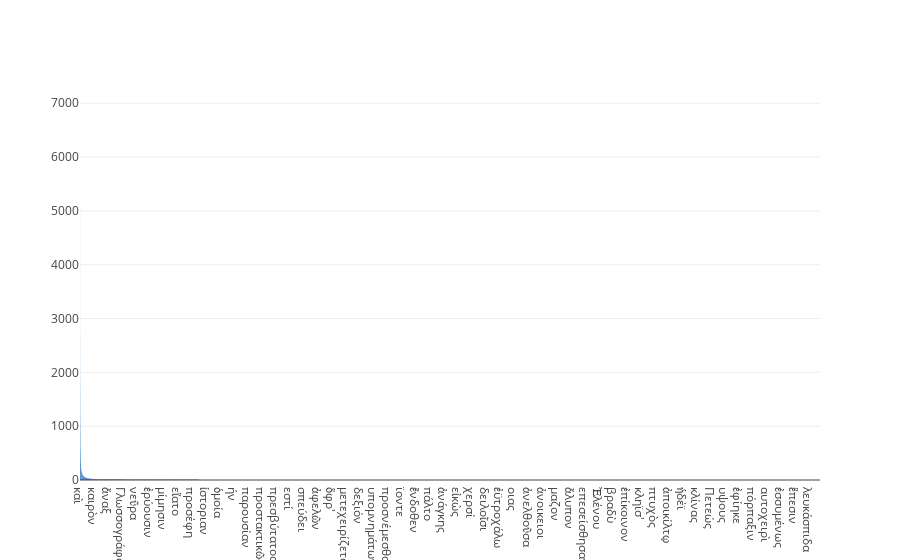

Source (notebook cell):
### Code cell
val words = mostToFewest.map(frequency => frequency._1)
val counts = mostToFewest.map(frequency => frequency._2)

val zipf = Vector(
  Bar(x = words, y = counts)
)
plot(zipf)

### Figure 1 — Plotly figure (JSON) as saved in the notebook; plotly's stock layout.template omitted (floating-point values rounded to 4 significant figures; data arrays with more than 128 entries replaced by an {"elided": "..."} marker saying what was removed)
{"data": [{"type": "bar", "x": {"elided": "44985 str values"}, "y": {"elided": "44985 int values"}}], "layout": {}}
